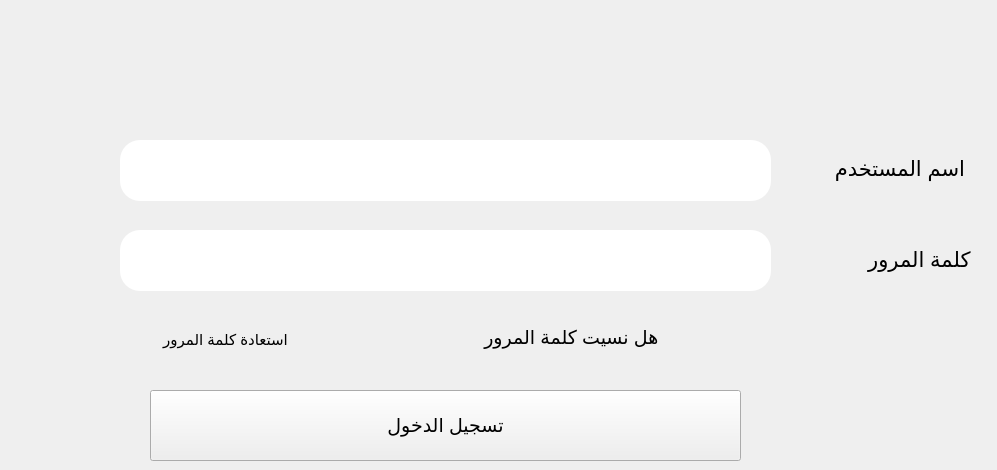
    <widget class="QWidget" name="tab">
     <attribute name="title">
      <string>Tab 1</string>
     </attribute>
     <widget class="QLineEdit" name="lineEdit">
      <property name="geometry">
       <rect>
        <x>120</x>
        <y>140</y>
        <width>651</width>
        <height>61</height>
       </rect>
      </property>
      <property name="font">
       <font>
        <pointsize>15</pointsize>
        <weight>50</weight>
        <bold>false</bold>
       </font>
      </property>
      <property name="styleSheet">
       <string notr="true">border-radius:20px;</string>
      </property>
      <property name="placeholderText">
       <string/>
      </property>
      <property name="clearButtonEnabled">
       <bool>false</bool>
      </property>
     </widget>
     <widget class="QLineEdit" name="lineEdit_2">
      <property name="geometry">
       <rect>
        <x>120</x>
        <y>230</y>
        <width>651</width>
        <height>61</height>
       </rect>
      </property>
      <property name="font">
       <font>
        <pointsize>15</pointsize>
        <weight>50</weight>
        <bold>false</bold>
       </font>
      </property>
      <property name="styleSheet">
       <string notr="true">border-radius:20px;</string>
      </property>
      <property name="echoMode">
       <enum>QLineEdit::Password</enum>
      </property>
      <property name="placeholderText">
       <string/>
      </property>
     </widget>
     <widget class="QPushButton" name="pushButton_7">
      <property name="geometry">
       <rect>
        <x>150</x>
        <y>390</y>
        <width>591</width>
        <height>71</height>
       </rect>
      </property>
      <property name="font">
       <font>
        <pointsize>14</pointsize>
       </font>
      </property>
      <property name="cursor">
       <cursorShape>PointingHandCursor</cursorShape>
      </property>
      <property name="text">
       <string>تسجيل الدخول</string>
      </property>
     </widget>
     <widget class="QGroupBox" name="groupBox_2">
      <property name="geometry">
       <rect>
        <x>120</x>
        <y>300</y>
        <width>651</width>
        <height>71</height>
       </rect>
      </property>
      <property name="styleSheet">
       <string notr="true">border-radius:20px;</string>
      </property>
      <property name="title">
       <string/>
      </property>
      <widget class="QLabel" name="label">
       <property name="geometry">
        <rect>
         <x>260</x>
         <y>17</y>
         <width>331</width>
         <height>41</height>
        </rect>
       </property>
       <property name="font">
        <font>
         <family>Segoe UI</family>
         <pointsize>14</pointsize>
        </font>
       </property>
       <property name="text">
        <string>          هل نسيت كلمة المرور        </string>
       </property>
      </widget>
      <widget class="QPushButton" name="pushButton_8">
       <property name="geometry">
        <rect>
         <x>0</x>
         <y>14</y>
         <width>211</width>
         <height>51</height>
        </rect>
       </property>
       <property name="font">
        <font>
         <pointsize>11</pointsize>
        </font>
       </property>
       <property name="cursor">
        <cursorShape>PointingHandCursor</cursorShape>
       </property>
       <property name="text">
        <string>استعادة كلمة المرور</string>
       </property>
      </widget>
     </widget>
     <widget class="QLabel" name="label_2">
      <property name="geometry">
       <rect>
        <x>794</x>
        <y>138</y>
        <width>171</width>
        <height>61</height>
       </rect>
      </property>
      <property name="font">
       <font>
        <family>Segoe UI</family>
        <pointsize>16</pointsize>
        <weight>50</weight>
        <bold>false</bold>
       </font>
      </property>
      <property name="text">
       <string>اسم المستخدم</string>
      </property>
     </widget>
     <widget class="QLabel" name="label_3">
      <property name="geometry">
       <rect>
        <x>827</x>
        <y>229</y>
        <width>161</width>
        <height>61</height>
       </rect>
      </property>
      <property name="font">
       <font>
        <family>Segoe UI</family>
        <pointsize>16</pointsize>
        <weight>50</weight>
        <bold>false</bold>
       </font>
      </property>
      <property name="text">
       <string>   كلمة المرور</string>
      </property>
     </widget>
    </widget>
